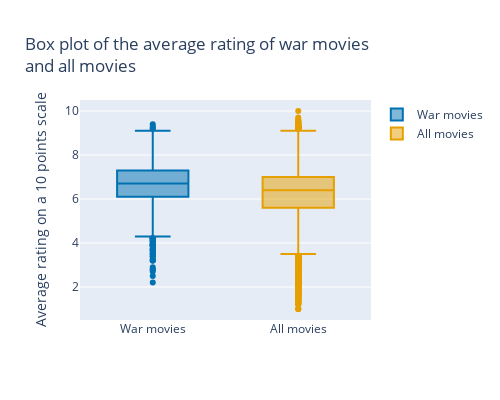

The code cell stored with this chart in its notebook:
### Markdown cell above
Box Plots Comparaison

### Code cell
fig = go.Figure()
fig.add_trace(go.Box(y=all_movies_war_ratings['averageRating'], name='War movies', marker_color='rgb(0, 114, 178)'))
fig.add_trace(go.Box(y=all_movies_ratings['averageRating'], name='All movies',  marker_color='rgb(230, 159, 0)'))
fig.update_layout(title='Box plot of the average rating of war movies<br>and all movies',
                   yaxis_title='Average rating on a 10 points scale')
fig.update_layout(width=500, height=400 )
fig.show()

### Figure 1 — Plotly figure (JSON) as saved in the notebook; plotly's stock layout.template omitted (floating-point values rounded to 4 significant figures; data arrays with more than 128 entries replaced by an {"elided": "..."} marker saying what was removed)
{"data": [{"marker": {"color": "rgb(0, 114, 178)"}, "name": "War movies", "type": "box", "y": {"elided": "2497 float values"}}, {"marker": {"color": "rgb(230, 159, 0)"}, "name": "All movies", "type": "box", "y": {"elided": "67852 float values"}}], "layout": {"height": 400, "title": {"text": "Box plot of the average rating of war movies<br>and all movies"}, "width": 500, "yaxis": {"title": {"text": "Average rating on a 10 points scale"}}}}
